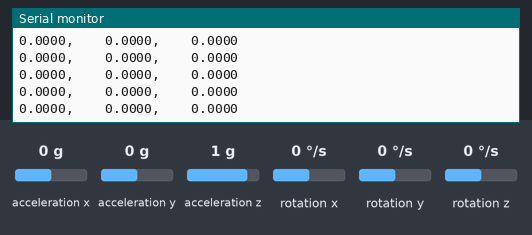
This sketch was run on a simulated Arduino Uno, built with avr-gcc and run on an emulated ATmega328P. On the bench: the last lines printed to the serial monitor. Wiring (inferred from the names in the program): MPU-9250 motion sensor at I2C address 0x68. Inputs (shaded band) come from the test bench; at power-on: acceleration x 0 g, acceleration y 0 g, acceleration z 1 g, rotation x 0 °/s, rotation y 0 °/s, rotation z 0 °/s.

Above: at 5.2 s.
5.3 s: acceleration x set to -0.2 g
At 6.0 s:
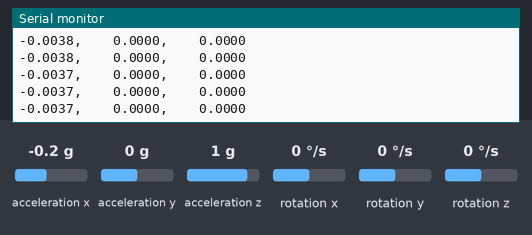
8.3 s: acceleration x set to 0 g
At 8.9 s:
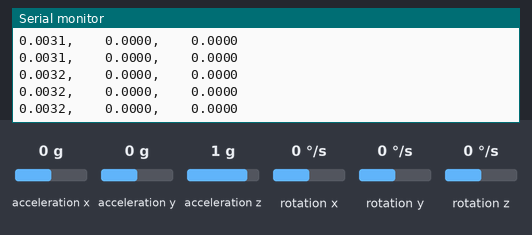
11.3 s: acceleration y set to -1.4 g
At 11.9 s:
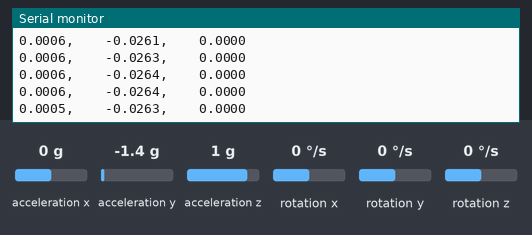
12.8 s: acceleration y set to 0 g
At 13.4 s:
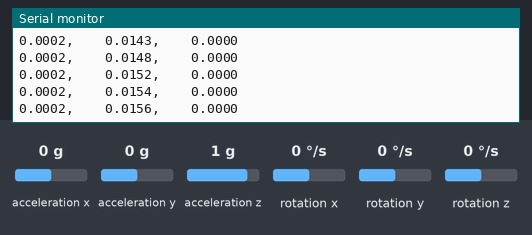
15.8 s: acceleration x set to -1.4 g
At 16.9 s:
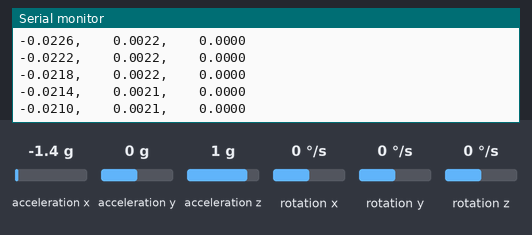
18.8 s: acceleration x set to -0.8 g
At 19.7 s:
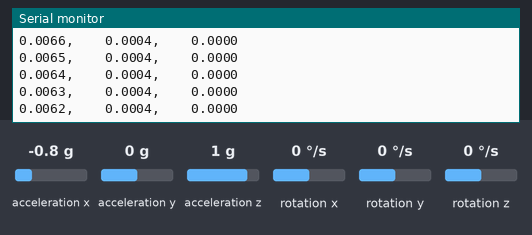
Timing chart, 0 to 21.8 s (numbered marks = the images above; inputs shaded):
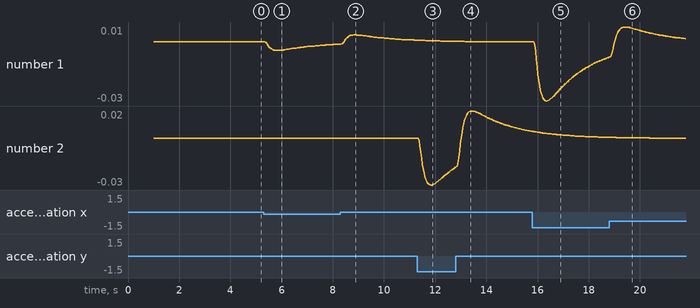

The sketch:

DC_Block_Filter.ino
```cpp
#include "Wire.h"
#include "I2Cdev.h"
#include "MPU9250.h"
#include "Filters.h"


MPU9250 accelgyro;
I2Cdev I2C_M;


//Set parameter
int16_t ax, ay, az;
int16_t gx, gy, gz;

float Axyz[3];
float Gxyz[3];

float preax = 0;
float preay = 0;
float preaz = 0;
float preax_dc = 0;
float preay_dc = 0;
float preaz_dc = 0;
float Ax_DC;
float Ay_DC;
float Az_DC;
float alpha = 0.6;
float filtered_ax;
float filtered_ay;
float filtered_az;
float pre_filtered_ax = 0;
float pre_filtered_ay = 0;
float pre_filtered_az = 0;
float Vx;
float Vy;
float Vz;
float preVx = 0;
float preVy = 0;
float preVz = 0;
float filtered_Vx;
float filtered_Vy;
float filtered_Vz;
float Vx_DC;
float Vy_DC;
float Vz_DC;
float prevx_DC = 0;
float prevy_DC = 0;
float prevz_DC = 0;
float Px;
float Py;
float Pz;
float prePx = 0;
float prePy = 0;
float prePz = 0;
float pre_filtered_Vx = 0;
float pre_filtered_Vy = 0;
float pre_filtered_Vz = 0;
float filtered_px;
float filtered_py;
float filtered_pz;
float first_position_x = 0;
float first_position_y = 0;
float first_position_z = 0;
int cnt = 0;

//Filter frequency
float filterFrequency = 0.1;
float cutoff_frequency = 1;

//Set filter
FilterOnePole highpassFilter_x( HIGHPASS, filterFrequency );
FilterOnePole highpassFilter_y( HIGHPASS, filterFrequency );
FilterOnePole highpassFilter_z( HIGHPASS, filterFrequency );

FilterOnePole lowpassFilter_x( LOWPASS, cutoff_frequency);
FilterOnePole lowpassFilter_y( LOWPASS, cutoff_frequency);
FilterOnePole lowpassFilter_z( LOWPASS, cutoff_frequency);

//
void setup() {
  Wire.begin();
  Serial.begin(9600);
  // Serial.println("Initializing I2C devices...");
  Serial.println("CLEARSHEET"); // clears sheet starting at row 1
  accelgyro.initialize();

  // Serial.println("Testing device connections...");
  // Serial.println(accelgyro.testConnection() ? "MPU9250 connection successful" : "MPU9250 connection failed");
  Serial.println("LABEL,Ax,Ay,Az");
  delay(1000);

}

void loop() {
  cnt = cnt+1;
  getAccel_Data();
  getGyro_Data();
  Accel_raw_to_DC();
  filteredaccel();
  velocity();
  velocity_filter();
  position();
  velocity_DC();
  position_filter();

  // Serial.print("Data,      ");
  // Serial.println("Raw_Data / DC_Block_Data");
  // Serial.println("Ax, Ay, Az, DC_Ax, DC_Ay, DC_Az");
  // Serial.print(Axyz[0],4);
  // Serial.print(",     ");
  // Serial.print(Axyz[1],4);
  // Serial.print(",     ");
  // Serial.println(Axyz[2],4);
  // Serial.print(",");
  // Serial.print(Gxyz[0],4);
  // Serial.print(",");
  // Serial.print(Gxyz[1],4);
  // Serial.print(",");
  // Serial.println(Gxyz[2],4);
  // Serial.println(",    ");
  // Serial.print(Ax_DC,4);
  // Serial.print(",    ");
  // Serial.print(Ay_DC,4);
  // Serial.print(",    ");
  // Serial.println(Az_DC,4);
  preax = Axyz[0];
  preay = Axyz[1];
  preaz = Axyz[2];
  // Serial.println("DC and Filtered data");
  // Serial.print(filtered_ax,4);
  // Serial.print(",    ");
  // Serial.print(filtered_ay,4);
  // Serial.print(",    ");
  // Serial.println(filtered_az,4);
  // Serial.print(Vx,4);
  // Serial.print(",    ");
  // Serial.print(Vy,4);
  // Serial.print(",    ");
  // Serial.println(Vz,4);
  // Serial.print(Vx_DC,4);
  // Serial.print(",    ");
  // Serial.print(Vy_DC,4);
  // Serial.print(",    ");
  // Serial.println(Vz_DC,4);
  Serial.print(filtered_Vx,4);
  Serial.print(",    ");
  Serial.print(filtered_Vy,4);
  Serial.print(",    ");
  Serial.println(filtered_Vz,4);
  // Serial.print(Px,4);
  // Serial.print(",    ");
  // Serial.print(Py,4);
  // Serial.print(",    ");
  // Serial.println(Pz,4);
  // Serial.print(filtered_px,4);
  // Serial.print(",    ");
  // Serial.print(filtered_py,4);
  // Serial.print(",    ");
  // Serial.println(filtered_pz,4);


  preax_dc = Ax_DC;
  preay_dc = Ay_DC;
  preaz_dc = Az_DC;
  pre_filtered_ax = filtered_ax;
  pre_filtered_ay = filtered_ay;
  pre_filtered_az = filtered_az;
  preVx = Vx;
  preVy = Vy;
  preVz = Vz;
  prePx = Px;
  prePy = Py;
  prePz = Pz;
  pre_filtered_Vx = filtered_Vx;
  pre_filtered_Vy = filtered_Vy;
  pre_filtered_Vz = filtered_Vz;
  prevx_DC = Vx_DC;
  prevy_DC = Vy_DC;
  prevz_DC = Vz_DC;
  // delay(100);

}


void getAccel_Data(void)
{
  accelgyro.getMotion6(&ax, &ay, &az, &gx, &gy, &gz);
  Axyz[0] = (double) ax/16384;
  Axyz[1] = (double) ay/16384;
  Axyz[2] = (double) az/16384;

  // Axyz[0] = Axyz[0]*9.8;
  // Axyz[1] = Axyz[1]*9.8;
  // Axyz[2] = Axyz[2]*9.8;
}

void getGyro_Data(void)
{
  accelgyro.getMotion6(&ax, &ay, &az, &gx, &gy, &gz);
  Gxyz[0] = (double) gx/32768;
  Gxyz[1] = (double) gy/32768;
  Gxyz[2] = (double) gz/32768;
}

//Use DC Block Filter
void Accel_raw_to_DC(void)
{
  Ax_DC = Axyz[0] - preax + (alpha*preax_dc);
  Ay_DC = Axyz[1] - preay + (alpha*preay_dc);
  Az_DC = Axyz[2] - preaz + (alpha*preaz_dc);
  if (cnt < 100)
  {
    Ax_DC = 0;
    Ay_DC = 0;
    Az_DC = 0;
  }
}

//Filtering
void filteredaccel(void)
{
  // highpassFilter_x.input(Ax_DC);
  // highpassFilter_y.input(Ay_DC);
  // highpassFilter_z.input(Az_DC);
  // filtered_ax = highpassFilter_x.output();
  // filtered_ay = highpassFilter_y.output();
  // filtered_az = highpassFilter_z.output();

  lowpassFilter_x.input(Ax_DC);
  lowpassFilter_y.input(Ay_DC);
  lowpassFilter_z.input(Az_DC);


  filtered_ax = lowpassFilter_x.output();
  filtered_ay = lowpassFilter_y.output();
  filtered_az = lowpassFilter_z.output();

  // filtered_ax *= 9.8;
  // filtered_ay *= 9.8;
  // filtered_az *= 9.8; //단위 g -> m/s^2
  // if (filtered_ax >=0) {
  //   filtered_ax = ((filtered_ax*100)-((filtered_ax*100) -  floor(filtered_ax*100)))/100;// raw data - raw data의 3번째 아래 값들
  // }
  // else{
  //   filtered_ax =  ((filtered_ax*100) - ((filtered_ax*100) +floor(filtered_ax * 100 * (-1))))/100;
  // }
  // if (filtered_ay >=0) {
  //   filtered_ay = ((filtered_ay*100)-((filtered_ay*100) -  floor(filtered_ay*100)))/100;// raw data - raw data의 3번째 아래 값들
  // }
  // else{
  //   filtered_ay =  ((filtered_ay*100) - ((filtered_ay*100) +floor(filtered_ay * 100 * (-1))))/100;
  // }
  // if (filtered_az >=0) {
  //   filtered_az = ((filtered_az*100)-((filtered_az*100) -  floor(filtered_az*100)))/100;// raw data - raw data의 3번째 아래 값들
  // }
  // else{
  //   filtered_az =  ((filtered_az*100) - ((filtered_az*100) +floor(filtered_az * 100 * (-1))))/100;
  // }

}


//Just accel to Velocity
// void velocity(void)
// {
//   Vx = preVx + (Axyz[0] + preax) * 0.005;
//   Vy = preVy + (Axyz[1] + preay) * 0.005;
//   Vz = preVz + (Axyz[2] + preaz) * 0.005;
// }
//Just DC Block Filter accel to Velocity
// void velocity(void)
// {
//   Vx = preVx + (Ax_DC + preax_dc) * 0.005;
//   Vy = preVy + (Ay_DC + preay_dc) * 0.005;
//   Vz = preVz + (Az_DC + preaz_dc) * 0.005;
// }


//Filtered accel to Velocity
void velocity(void)
{
  Vx = preVx + (filtered_ax + pre_filtered_ax) * 0.005;
  Vy = preVy + (filtered_ay + pre_filtered_ay) * 0.005;
  Vz = preVz + (filtered_az + pre_filtered_az) * 0.005;
}
//Use DC Block Filter
void velocity_DC(void)
{
  Vx_DC = Vx - preVx + (alpha * prevx_DC);
  Vy_DC = Vy - preVy + (alpha * prevy_DC);
  Vz_DC = Vz - preVz + (alpha * prevz_DC);
}

// void velocity_filter(void)
// {
//   // highpassFilter_x.input(Vx);
//   // highpassFilter_y.input(Vy);
//   // highpassFilter_z.input(Vz);
//   lowpassFilter_x.input(Ax_DC);
//   lowpassFilter_y.input(Ay_DC);
//   lowpassFilter_z.input(Az_DC);


//   // filtered_Vx = highpassFilter_x.output();
//   // filtered_Vy = highpassFilter_y.output();
//   // filtered_Vz = highpassFilter_z.output();
//   filtered_Vx = lowpassFilter_x.output();
//   filtered_Vy = lowpassFilter_y.output();
//   filtered_Vz = lowpassFilter_z.output();
// }

//Velocity Filtering
void velocity_filter(void)
{
  highpassFilter_x.input(Vx);
  highpassFilter_y.input(Vy);
  highpassFilter_z.input(Vz);
  // lowpassFilter_x.input(Vx);
  // lowpassFilter_y.input(Vy);
  // lowpassFilter_z.input(Vz);


  filtered_Vx = highpassFilter_x.output();
  filtered_Vy = highpassFilter_y.output();
  filtered_Vz = highpassFilter_z.output();
  // lowpassFilter_x.input(filtered_Vx);
  // lowpassFilter_y.input(filtered_Vy);
  // lowpassFilter_z.input(filtered_Vz);
  // filtered_Vx = lowpassFilter_x.output();
  // filtered_Vy = lowpassFilter_y.output();
  // filtered_Vz = lowpassFilter_z.output();
  // if (filtered_Vx >=0) {
  //   filtered_Vx = (filtered_Vx*100)-((filtered_Vx*100) -  floor(filtered_Vx*100));// raw data - raw data의 3번째 아래 값들
  // }
  // else{
  //   filtered_Vx =  (filtered_Vx*100) - ((filtered_Vx*100) +floor(filtered_Vx * 100 * (-1)));
  // }
  // if (filtered_Vy >=0) {
  //   filtered_Vy = (filtered_Vy*100)-((filtered_Vy*100) -  floor(filtered_Vy*100));// raw data - raw data의 3번째 아래 값들
  // }
  // else{
  //   filtered_Vy =  (filtered_Vy*100) - ((filtered_Vy*100) +floor(filtered_Vy * 100 * (-1)));
  // }
  // if (filtered_Vz >=0) {
  //   filtered_Vz = (filtered_Vz*100)-((filtered_Vz*100) -  floor(filtered_Vz*100));// raw data - raw data의 3번째 아래 값들
  // }
  // else{
  //   filtered_Vz =  (filtered_Vz*100) - ((filtered_Vz*100) +floor(filtered_Vz * 100 * (-1)));
  // }
}

//DC Filter Velocity to Position
// void position(void)
// {
//   Px = prePx + (Vx_DC + prevx_DC)*0.005;
//   Py = prePy + (Vy_DC + prevy_DC)*0.005;
//   Pz = prePz + (Vz_DC + prevz_DC)*0.005;
// }

//Row Velocity to Position
// void position(void)
// {
//   Px = prePx + (Vx + preVx)*0.005;
//   Py = prePy + (Vy + preVy)*0.005;
//   Pz = prePz + (Vz + preVz)*0.005;
// }

//Filtered Velocity to Position
void position(void)
{
  Px = prePx + (filtered_Vx + pre_filtered_Vx)*0.005;
  Py = prePy + (filtered_Vy + pre_filtered_Vy)*0.005;
  Pz = prePz + (filtered_Vz + pre_filtered_Vz)*0.005;
}


//Filtering
void position_filter(void)
{
  highpassFilter_x.input(Px);
  highpassFilter_y.input(Py);
  highpassFilter_z.input(Pz);

  filtered_px = highpassFilter_x.output();
  filtered_py = highpassFilter_y.output();
  filtered_pz = highpassFilter_z.output();
}
```

Source omitted: MPU9250.cpp (126974 bytes), MPU9250.h (42815 bytes)

Measured:
- after the input at 5.3 s, the serial monitor: prints a new line after 0.08 s (image 1)
- after the input at 8.3 s, the serial monitor: prints a new line after 0.14 s (image 2)
- after the input at 11.3 s, the serial monitor: prints a new line after 0.07 s (image 3)
- plotted number 1: 0 → -0 after the input at 5.3 s, -0 → 0 after the input at 8.3 s
- plotted number 2: 0 → -0.02 after the input at 11.3 s
